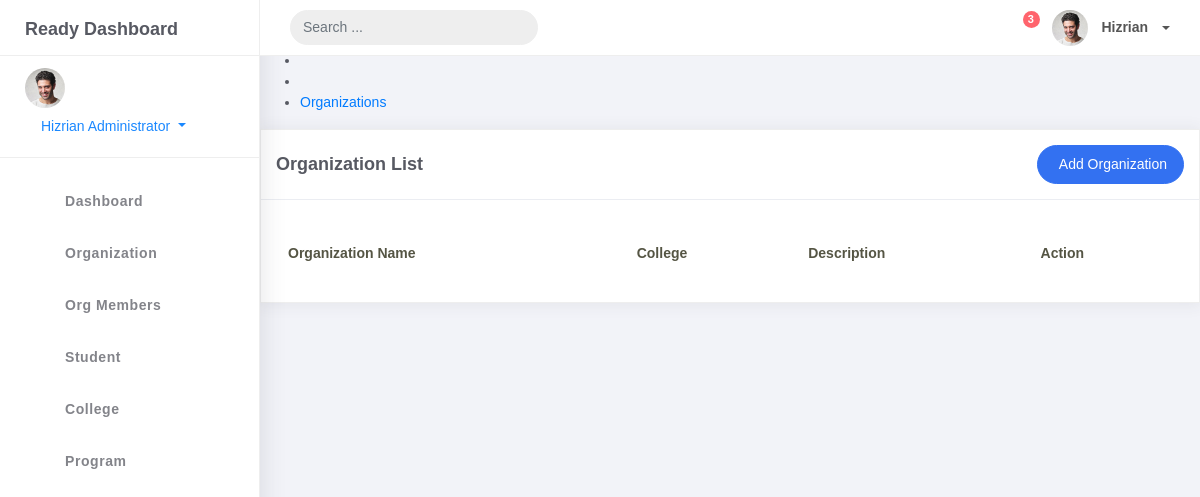
The app's page /organization_list/, older data.
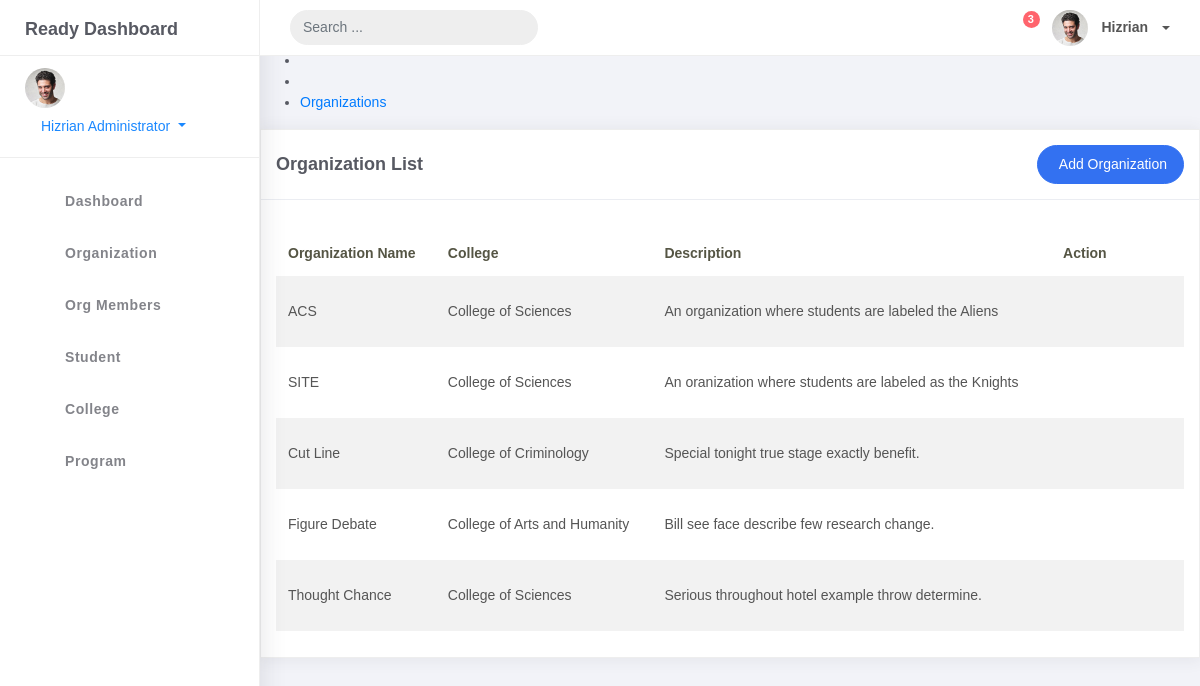
The same page, newer data.
### studentorgs/models.py (models this page shows, shortened)
class BaseModel(models.Model):
    created_at = models.DateTimeField(auto_now_add=True, db_index=True)
    updated_at = models.DateTimeField(auto_now=True)
    class Meta:
        abstract = True

class Organization(BaseModel):  # Make sure it's Organization, not Organizations
    name = models.CharField(max_length=250)
    college = models.ForeignKey(College, null=True, blank=True, on_delete=models.CASCADE)
    description = models.CharField(max_length=500)

class College(BaseModel):
    college_name = models.CharField(max_length=150)
    def __str__(self):
        return self.college_name

### studentorgs/views.py (the view)
# urls.py: path('organization_list/', OrganizationList.as_view(), name='organization-list'),
class OrganizationList(ListView):
    model = Organization
    context_object_name = 'organization'
    template_name = 'organization_list.html'
    paginate_by = 5

### templates/organization_list.html (shortened to what this page needs)
{% extends 'base.html' %}
{% load static %}
{% block content %}
<div class="page-inner">
    <div class="page-header">
        <h4 class="page-title">Organizations</h4>
        <ul class="breadcrumbs">
            <li class="nav-home">
            </li>
            <li class="separator">
            </li>
            <li class="nav-item">
                <a href="#">Organizations</a>
            </li>
        </ul>
    </div>
    <div class="row">
        <div class="col-md-12">
            <div class="card">
                <div class="card-header">
                    <div class="d-flex align-items-center">
                        <h4 class="card-title">Organization List</h4>
                        <a href="{% url 'organization-create' %}" class="btn btn-primary btn-round ml-auto">
                            Add Organization
                        </a>
                    </div>
                </div>
                <div class="card-body">
                    <div class="table-responsive">
                        <table class="table table-striped mt-3">
                            <thead>
                                <tr>
                                    <th>Organization Name</th>
                                    <th>College</th>
                                    <th>Description</th>
                                    <th>Action</th>
                                </tr>
                            </thead>
                            <tbody>
                                {% for org in organization %}
                                <tr>
                                    <td>{{ org.name }}</td>
                                    <td>{{ org.college }}</td>
                                    <td>{{ org.description }}</td>
                                    <td>
                                        <div class="form-button-action">
                                            <a href="{% url 'organization-update' org.pk %}" class="btn btn-link btn-primary btn-lg">
                                            </a>
                                            <a href="{% url 'organization-delete' org.pk %}" class="btn btn-link btn-danger">
                                            </a>
                                        </div>
                                    </td>
                                </tr>
                                {% endfor %}
                            </tbody>
                        </table>
                    </div>
                </div>
            </div>
        </div>
    </div>
</div>
{% endblock %}

Row changes from the older to the newer data that the page shows:
added Organization: name "ACS", college "College of Sciences", description "An organization where students are labeled the Aliens"
added Organization: name "SITE", college "College of Sciences", description "An oranization where students are labeled as the Knights"
added Organization: name "Cut Line", college "College of Criminology", description "Special tonight true stage exactly benefit."
added Organization: name "Figure Debate", college "College of Arts and Humanity", description "Bill see face describe few research change."
added Organization: name "Thought Chance", college "College of Sciences", description "Serious throughout hotel example throw determine."
